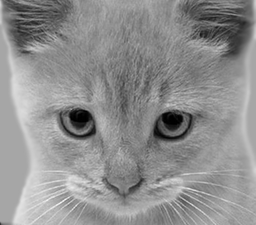
#> input picture P1/Ejercicio2d0.bmp, 256 x 225 px, shrunk from 410 x 361 before the run
$ python Ejercicio2e.py Ejercicio2d0.bmp 1.0 3 Ejercicio2d1.bmp
#> lines starting #> are read from the running program, lines starting #| are printed output that depends on the picture
### P1/convolution.py
import copy
import numpy as np
import math
import sys
import cv2 as cv

#CONSTANTES
DEFAULT_BORDER = 0
REFLEX_BORDER = 1

#Devuelve el tamano de kernel optimo para un valor dado de sigma
def getOptSKernelSigma(sigma):
	size = (math.floor(6 * sigma + 1))

	if(size % 2 == 0):
		size = size - 1

	return (int(size), int(size))

#Aplica el kernel, kx, sobre la imagen, img
def apply_kernel_x(img,kx):
	dim_img = img.shape
	dim_kernel = len(kx)
	kernel_border = (dim_kernel - 1) // 2

	res = np.zeros(dim_img)

	for i in range(0, dim_img[0]):
		for j in range(kernel_border, dim_img[1] - kernel_border):
			for v in range(-kernel_border, kernel_border+1):
				res[i,j] = res[i,j] + kx[v] * img[i, j - v]


	return res

#Aplica el kernel, ky, sobre la imagen, img
def apply_kernel_y(img,ky):
	dim_img = img.shape
	dim_kernel = len(ky)
	kernel_border = (dim_kernel - 1) // 2

	res = np.zeros(dim_img)


	for i in range(kernel_border, dim_img[0] - kernel_border):
		for j in range(0, dim_img[1]):
			for u in range(-kernel_border, kernel_border+1):
				res[i,j] = res[i,j] + ky[u] * img[i - u,j]

	return res

def apply_separable_mask(img, kx, ky, borderType = DEFAULT_BORDER):
	tmp = copy.deepcopy(img)
	ksize = (len(kx),len(ky))
	tmp = make_borders(tmp, ksize, borderType)
	tmp = apply_kernel_x(tmp, kx)
	tmp = apply_kernel_y(tmp, ky)

	res = np.delete(tmp, range(0,(len(ky) - 1)//2),0)
	res = np.delete(res, range(res.shape[0] - (len(ky) - 1)//2,res.shape[0]),0)
	res = np.delete(res, range(0,(len(kx) - 1)//2),1)
	res = np.delete(res, range(res.shape[1] - (len(kx) - 1)//2,res.shape[1]),1)


	return res


#BORDERS
def make_borders(img, ksize, type_border = DEFAULT_BORDER):
	if(type_border == DEFAULT_BORDER):
		res = make_default_borders(img, ksize)

	elif(type_border == REFLEX_BORDER):
		res = make_reflex_borders(img, ksize)


	return res


# [17 lines left out: function make_default_borders, not called in this run]

def make_reflex_borders(img, ksize):
	res = copy.deepcopy(img)

	shape = res.shape


	newCol = res[0:shape[0], 0:(ksize[1] - 1) // 2]
	res = np.column_stack((newCol[:,::-1], res))

	shape = res.shape

	newCol = res[0:shape[0], shape[1] - (ksize[1] - 1) // 2:shape[1]]
	res = np.column_stack((res, newCol[:,::-1]))

	shape = res.shape

	newRow = res[0:(ksize[0] - 1) // 2,0:shape[1]]
	res = np.row_stack((newRow[::-1], res))

	shape = res.shape

	newRow = res[shape[0] - (ksize[0] - 1) // 2:shape[0],0:shape[1]]
	res = np.row_stack((res, newRow[::-1]))


	return res

#PIRAMIDE GAUSSIANA
def gaussian_pyramid(src, sigma, n_levels):
	ksize = getOptSKernelSigma(sigma)
	res = copy.deepcopy(src)
	gaussianPyramid = [res]

	for i in range(0, n_levels):
		kernel = cv.getGaussianKernel(ksize[0], sigma)
		res = apply_separable_mask(res, kernel, kernel, REFLEX_BORDER)
		res = cv.pyrDown(res)
		gaussianPyramid.append(res)

	return gaussianPyramid

#PIRAMIDE LAPLACIANA
def laplacian_pyramid(gaussianPyramid):
	laplacianPyramid = []

	for i in range(1, len(gaussianPyramid)):
		res = cv.pyrUp(gaussianPyramid[i])

		if res.shape[0] != gaussianPyramid[i-1].shape[0]:
			res = np.delete(res, res.shape[0]-1,0)

		if res.shape[1] != gaussianPyramid[i-1].shape[1]:
			res = np.delete(res, res.shape[1]-1,1)

		res = gaussianPyramid[i-1] - res
		laplacianPyramid.append(res)

	laplacianPyramid.reverse()

	return laplacianPyramid

### P1/Ejercicio2e.py
import cv2 as cv
import sys
import convolution as conv
from matplotlib import pyplot as plt


def main():
	if len(sys.argv) != 5:
		print ('Uso: ' + sys.argv[0] + ' <image_path> <sigma> <n_levels> <write_bit>\n')
		sys.exit(0)

	img_per_row = 3

	image_path = sys.argv[1]
	sigma = float(sys.argv[2])
	n_levels = int(sys.argv[3])

	img = cv.imread(image_path, cv.IMREAD_GRAYSCALE)
#> img is the input picture: shape (225, 256); min 0, max 244, mean 142.9

	gaussianPyramid = conv.gaussian_pyramid(img,sigma, n_levels + 1)
#> the loop in gaussian_pyramid, `for i in range(0, n_levels):` made 4 passes
#> pass 1, in make_reflex_borders, `res = np.row_stack((newRow[::-1], res))`:
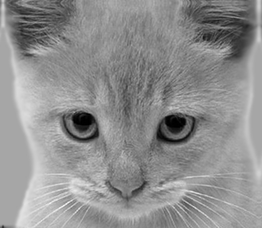
#> res: shape (228, 262); min 0, max 244, mean 143.3
#> pass 1, in make_reflex_borders, `res = np.row_stack((res, newRow[::-1]))`:
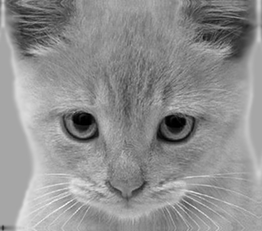
#> res: shape (231, 262); min 0, max 244, mean 143.5
#> after the loop in gaussian_pyramid, `for i in range(0, n_levels):`: gaussianPyramid = 5 items
#> gaussianPyramid = 5 items
	laplacianPyramid = conv.laplacian_pyramid(gaussianPyramid)
#> the loop in laplacian_pyramid, `for i in range(1, len(gaussianPyramid)):` made 4 passes
#> pass 1, in laplacian_pyramid, `res = cv.pyrUp(gaussianPyramid[i])`:
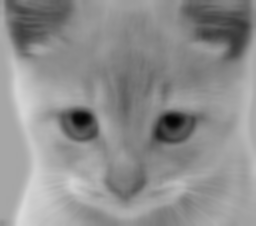
#> res: shape (226, 256) float64; min 4.91, max 217.7, mean 142.8
#> pass 1, in laplacian_pyramid, `res = gaussianPyramid[i-1] - res`:
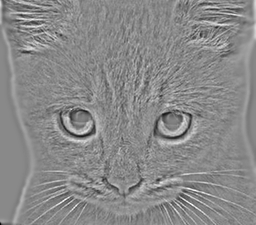
#> res: shape (225, 256) float64; min -93.61, max 80.18, mean 0.1; drawn with min black and max white
#> pass 2, in laplacian_pyramid, `res = cv.pyrUp(gaussianPyramid[i])`:
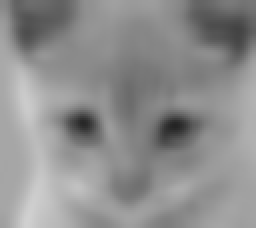
#> res: shape (114, 128) float64 (shown 2 times larger); min 36.09, max 208.5, mean 142.7
#> after the loop in laplacian_pyramid, `for i in range(1, len(gaussianPyramid)):`:
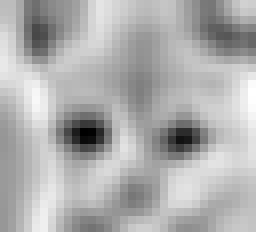
#> res: shape (29, 32) float64 (shown 8 times larger); min -49.08, max 23.32, mean 0.6; drawn with min black and max white
#> after the loop in laplacian_pyramid, `for i in range(1, len(gaussianPyramid)):`: laplacianPyramid = 4 items
#> laplacianPyramid = 4 items

	n_rows = n_levels // img_per_row
	row = n_levels % img_per_row

	for i in range(0,len(laplacianPyramid)):
		laplacianPyramid[i] = laplacianPyramid[i] + 50

		if(sys.argv[4]=="1"):
			cv.imwrite("Ejercicio2e"+str(i)+".bmp",laplacianPyramid[i])
		plt.subplot(n_rows + n_rows,img_per_row,i + 1),plt.imshow(laplacianPyramid[i],cmap = 'gray')
		plt.title('Level ' + str(i)), plt.xticks([]), plt.yticks([])
#> this loop made 4 passes

	plt.show()
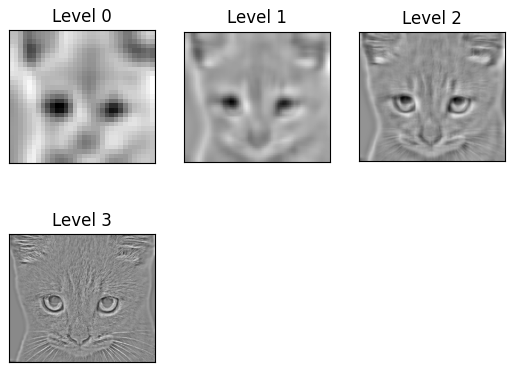
#> figure drawn by matplotlib, 4 panels
	cv.waitKey(0)
	cv.destroyAllWindows()


if __name__ == '__main__':
	main()
